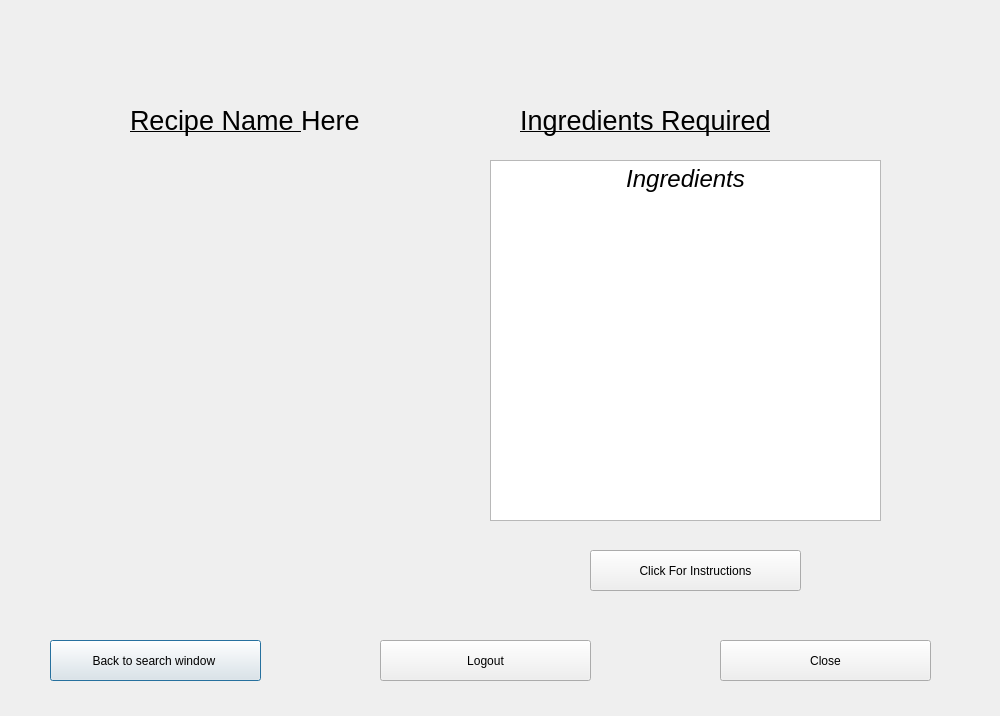
<?xml version="1.0" encoding="UTF-8"?>
<ui version="4.0">
 <class>aftersearch</class>
 <widget class="QDialog" name="aftersearch">
  <property name="geometry">
   <rect>
    <x>0</x>
    <y>0</y>
    <width>1000</width>
    <height>716</height>
   </rect>
  </property>
  <property name="windowTitle">
   <string>Dialog</string>
  </property>
  <widget class="QPushButton" name="pushButton">
   <property name="geometry">
    <rect>
     <x>50</x>
     <y>640</y>
     <width>211</width>
     <height>41</height>
    </rect>
   </property>
   <property name="text">
    <string>Back to search window </string>
   </property>
  </widget>
  <widget class="QPushButton" name="pushButton_2">
   <property name="geometry">
    <rect>
     <x>380</x>
     <y>640</y>
     <width>211</width>
     <height>41</height>
    </rect>
   </property>
   <property name="text">
    <string>Logout</string>
   </property>
  </widget>
  <widget class="QPushButton" name="pushButton_3">
   <property name="geometry">
    <rect>
     <x>720</x>
     <y>640</y>
     <width>211</width>
     <height>41</height>
    </rect>
   </property>
   <property name="text">
    <string>Close</string>
   </property>
  </widget>
  <widget class="QLabel" name="label">
   <property name="geometry">
    <rect>
     <x>130</x>
     <y>90</y>
     <width>401</width>
     <height>61</height>
    </rect>
   </property>
   <property name="text">
    <string>&lt;html&gt;&lt;head/&gt;&lt;body&gt;&lt;p&gt;&lt;span style=&quot; font-size:20pt; text-decoration: underline;&quot;&gt;Recipe Name &lt;/span&gt;&lt;span style=&quot; font-size:20pt;&quot;&gt; Here&lt;/span&gt;&lt;/p&gt;&lt;/body&gt;&lt;/html&gt;</string>
   </property>
  </widget>
  <widget class="QLabel" name="label_2">
   <property name="geometry">
    <rect>
     <x>140</x>
     <y>70</y>
     <width>501</width>
     <height>531</height>
    </rect>
   </property>
   <property name="maximumSize">
    <size>
     <width>16777215</width>
     <height>16777215</height>
    </size>
   </property>
   <property name="text">
    <string/>
   </property>
   <property name="pixmap">
    <pixmap>../../SQLITE/9076ffe25767c5003290da18ff86b26b.jpg</pixmap>
   </property>
  </widget>
  <widget class="QTextEdit" name="textEdit">
   <property name="geometry">
    <rect>
     <x>490</x>
     <y>160</y>
     <width>391</width>
     <height>361</height>
    </rect>
   </property>
   <property name="readOnly">
    <bool>true</bool>
   </property>
   <property name="html">
    <string>&lt;!DOCTYPE HTML PUBLIC &quot;-//W3C//DTD HTML 4.0//EN&quot; &quot;http://www.w3.org/TR/REC-html40/strict.dtd&quot;&gt;
&lt;html&gt;&lt;head&gt;&lt;meta name=&quot;qrichtext&quot; content=&quot;1&quot; /&gt;&lt;meta charset=&quot;utf-8&quot; /&gt;&lt;style type=&quot;text/css&quot;&gt;
p, li { white-space: pre-wrap; }
hr { height: 1px; border-width: 0; }
li.unchecked::marker { content: &quot;\2610&quot;; }
li.checked::marker { content: &quot;\2612&quot;; }
&lt;/style&gt;&lt;/head&gt;&lt;body style=&quot; font-family:'Segoe UI'; font-size:9pt; font-weight:400; font-style:normal;&quot;&gt;
&lt;p align=&quot;center&quot; style=&quot; margin-top:0px; margin-bottom:0px; margin-left:0px; margin-right:0px; -qt-block-indent:0; text-indent:0px;&quot;&gt;&lt;span style=&quot; font-size:18pt; font-style:italic;&quot;&gt;Ingredients&lt;/span&gt;&lt;/p&gt;&lt;/body&gt;&lt;/html&gt;</string>
   </property>
  </widget>
  <widget class="QLabel" name="label_3">
   <property name="geometry">
    <rect>
     <x>520</x>
     <y>90</y>
     <width>401</width>
     <height>61</height>
    </rect>
   </property>
   <property name="text">
    <string>&lt;html&gt;&lt;head/&gt;&lt;body&gt;&lt;p&gt;&lt;span style=&quot; font-size:20pt; text-decoration: underline;&quot;&gt;Ingredients Required&lt;/span&gt;&lt;/p&gt;&lt;/body&gt;&lt;/html&gt;</string>
   </property>
  </widget>
  <widget class="QPushButton" name="pushButton_4">
   <property name="geometry">
    <rect>
     <x>590</x>
     <y>550</y>
     <width>211</width>
     <height>41</height>
    </rect>
   </property>
   <property name="text">
    <string>Click For Instructions</string>
   </property>
  </widget>
 </widget>
 <resources/>
 <connections/>
</ui>
